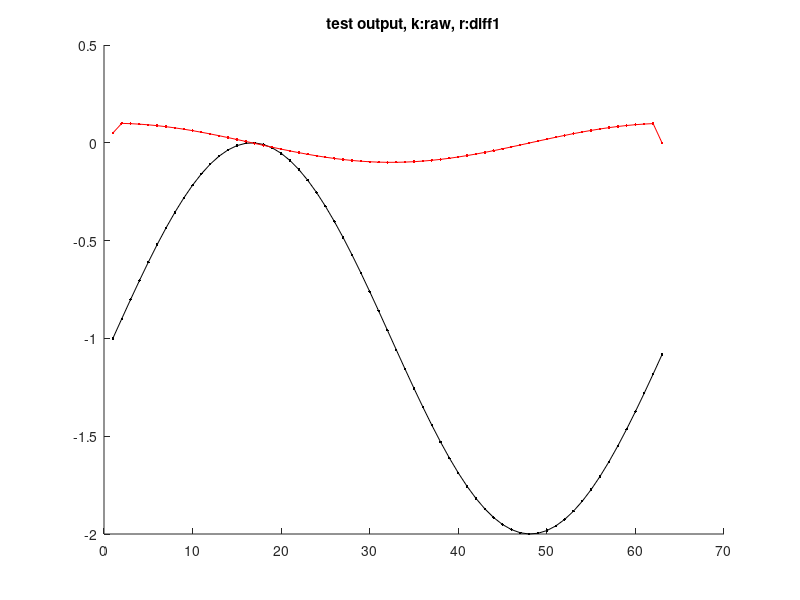

Reproduce this figure in MATLAB.
function [data, data0] = differentiate(data, n, fTrim)
%http://en.wikipedia.org/wiki/Finite_difference_coefficient
if nargin==0
    %test
    data = sin(0:.1:2*pi)';
end

if nargin < 3
    fTrim = 0;
end
if nargin < 2
    n = 3;
end
iShift = (n+1)/2;
data0 = data;
switch numel(size(data))
    case 2
        if size(data,2) > 1
            for iChan=1:size(data,2)
                data(:,iChan) = differentiate1(data(:,iChan), n);
            end
        else
            data = differentiate1(data, n);
        end
        if fTrim
            data = data(iShift:end-iShift+1,:);
            if ~isempty(data0)
                data0 = data0(iShift:end-iShift+1,:);
            end
        end
    case 3
        for iChan=1:size(data,2)
            for iSpk=1:size(data,3)
                data(:,iChan,iSpk) = differentiate1(data(:,iChan,iSpk), n);
            end
        end
        if fTrim
            data = data(iShift:end-iShift+1,:,:);
            if ~isempty(data0)
                data0 = data0(iShift:end-iShift+1,:,:);
            end
        end
end

if nargout == 0
    figure; hold on; plot(data0-1, 'k.-'); plot(data, 'r.-');
    title('test output, k:raw, r:diff1');
end

end %func

function data = differentiate1(data, n)
iShift = (n+1)/2;
switch n
    case 3
        vrFilt = [-1/2, 0, 1/2];
    case 5
        vrFilt = [1/12, -2/3, 0, 2/3, -1/12];
    case 7
        vrFilt = [-1/60, 3/20, -3/4, 0, 3/4, -3/20, 1/60];
    case 9
        vrFilt = [1/280, -4/105, 1/5, -4/5, 0, 4/5, -1/5, 4/105, -1/280];
end
data = filter(-vrFilt, 1, data(:));
viRange = mod((1:numel(data))-1 + iShift-1, numel(data)) + 1;
data = data(viRange); %phase delay
end